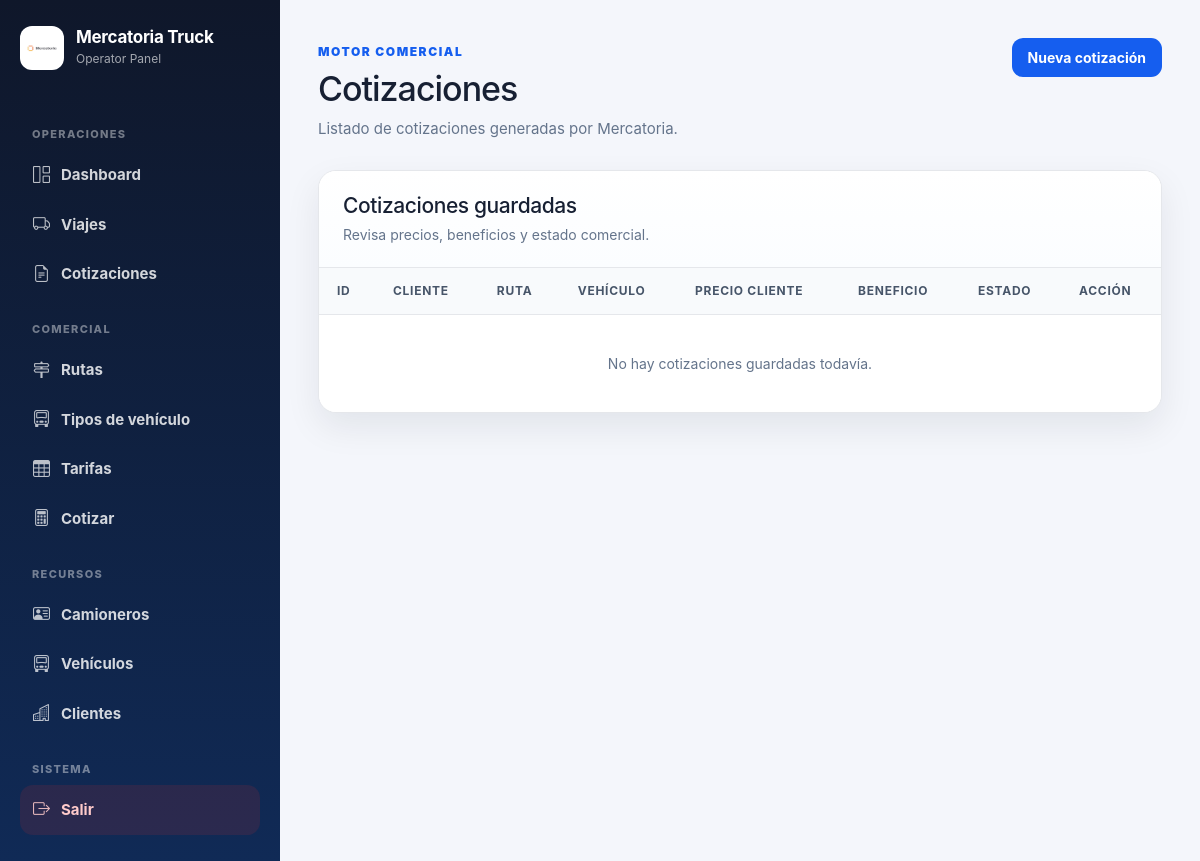
The app's page /admin/comercial/cotizaciones (signed in), older data.
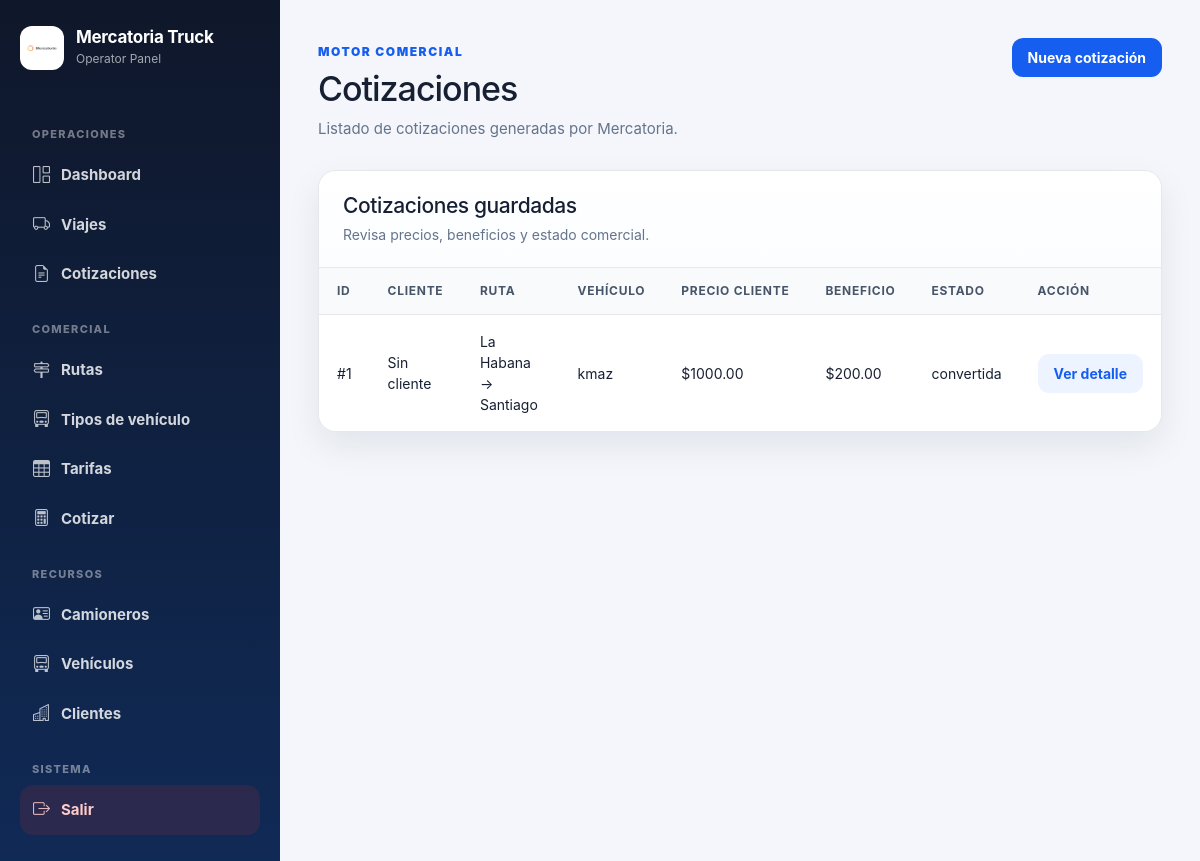
The same page, newer data.
### tables this page shows
CREATE TABLE cotizaciones (
        id INTEGER PRIMARY KEY AUTOINCREMENT,
        cliente_id INTEGER,
        ruta_id INTEGER NOT NULL,
        tipo_vehiculo_id INTEGER NOT NULL,
        km REAL NOT NULL,
        precio_calculado REAL NOT NULL,
        precio_final REAL NOT NULL,
        pago_camionero REAL NOT NULL,
        combustible_estimado REAL DEFAULT 0,
        beneficio_estimado REAL DEFAULT 0,
        modificado_manualmente INTEGER DEFAULT 0,
        motivo_modificacion TEXT,
        usuario_modificacion INTEGER,
        estado TEXT DEFAULT 'borrador',
        fecha_creacion TEXT DEFAULT CURRENT_TIMESTAMP,
        FOREIGN KEY (cliente_id) REFERENCES clientes(id),
        FOREIGN KEY (ruta_id) REFERENCES rutas(id),
        FOREIGN KEY (tipo_vehiculo_id) REFERENCES tipos_vehiculo(id),
        FOREIGN KEY (usuario_modificacion) REFERENCES usuarios(id)
    );

CREATE TABLE rutas (
        id INTEGER PRIMARY KEY AUTOINCREMENT,
        nombre TEXT,
        origen TEXT NOT NULL,
        destino TEXT NOT NULL,
        zona TEXT,
        km_oficiales REAL DEFAULT 0,
        activa INTEGER DEFAULT 1,
        fecha_creacion TEXT DEFAULT CURRENT_TIMESTAMP
    );

CREATE TABLE tipos_vehiculo (
        id INTEGER PRIMARY KEY AUTOINCREMENT,
        nombre TEXT NOT NULL UNIQUE,
        descripcion TEXT,
        capacidad_ton REAL,
        activo INTEGER DEFAULT 1
    );

### routes/comercial.py (the view)
@comercial_bp.route("/admin/comercial/cotizaciones")
def cotizaciones():
    if not requiere_admin():
        return redirect("/login")
    return render_template(
        "admin/comercial/cotizaciones.html",
        cotizaciones=get_all_cotizaciones()
    )

### database.py (called while the page is built)
def conectar():
    con = sqlite3.connect(DATABASE_NAME)
    con.row_factory = sqlite3.Row
    return con

### routes/admin.py (called while the page is built)
def requiere_admin():
    return "usuario" in session and session.get("rol") in ["admin", "operador"]

### services/comercial_service.py (called while the page is built)
def get_all_cotizaciones():
    con = conectar()
    cur = con.cursor()
    cur.execute("""
        SELECT
            c.id,
            cl.nombre AS cliente,
            r.origen,
            r.destino,
            tv.nombre AS tipo_vehiculo,
            c.precio_final,
            c.beneficio_estimado,
            c.estado
        FROM cotizaciones c
        LEFT JOIN clientes cl ON cl.id = c.cliente_id
        JOIN rutas r ON r.id = c.ruta_id
        JOIN tipos_vehiculo tv ON tv.id = c.tipo_vehiculo_id
        ORDER BY c.id DESC
    """)
    datos = cur.fetchall()
    con.close()
    return datos

### templates/admin/comercial/cotizaciones.html
{% extends "admin/base_admin.html" %}
{% block contenido %}
<div class="page-header">
    <div>
        <span class="eyebrow">Motor Comercial</span>
        <h1>Cotizaciones</h1>
        <p>Listado de cotizaciones generadas por Mercatoria.</p>
    </div>
    <div>
        <a class="btn btn-primary" href="/admin/comercial/cotizar">Nueva cotización</a>
    </div>
</div>
<section class="panel">
    <div class="panel-header">
        <div>
            <h2>Cotizaciones guardadas</h2>
            <p>Revisa precios, beneficios y estado comercial.</p>
        </div>
    </div>
    <div class="table-wrapper">
        <table class="data-table">
            <thead>
                <tr>
                    <th>ID</th>
                    <th>Cliente</th>
                    <th>Ruta</th>
                    <th>Vehículo</th>
                    <th>Precio cliente</th>
                    <th>Beneficio</th>
                    <th>Estado</th>
                    <th>Acción</th>
                </tr>
            </thead>
            <tbody>
                {% for c in cotizaciones %}
                <tr>
                    <td>#{{ c[0] }}</td>
                    <td>{{ c[1] if c[1] else "Sin cliente" }}</td>
                    <td>{{ c[2] }} → {{ c[3] }}</td>
                    <td>{{ c[4] }}</td>
                    <td>${{ "%.2f"|format(c[5] or 0) }}</td>
                    <td>${{ "%.2f"|format(c[6] or 0) }}</td>
                    <td>{{ c[7] }}</td>
                    <td>
                        <a class="btn btn-soft" href="/admin/comercial/cotizacion/{{ c[0] }}">
                            Ver detalle
                        </a>
                    </td>
                </tr>
                {% else %}
                <tr>
                    <td colspan="8" class="empty-state">
                        No hay cotizaciones guardadas todavía.
                    </td>
                </tr>
                {% endfor %}
            </tbody>
        </table>
    </div>
</section>
{% endblock %}

Row changes from the older to the newer data that the page shows:
added cotizaciones: id "1", c "Sin cliente", origen "La Habana", destino "Santiago", nombre "kmaz", precio_final "1000.00", beneficio_estimado "200.00", estado "convertida"
Text that changed along with them:
text no longer shown: "No hay cotizaciones guardadas todavía."
